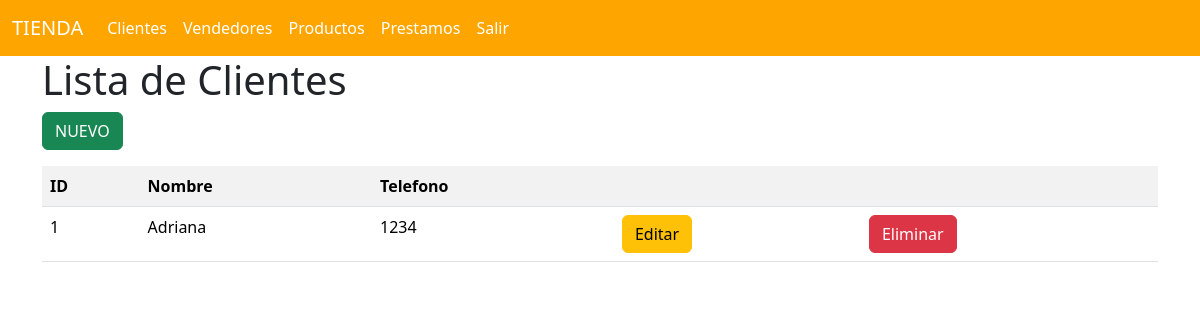
Page /clientes/ on the earlier database version.
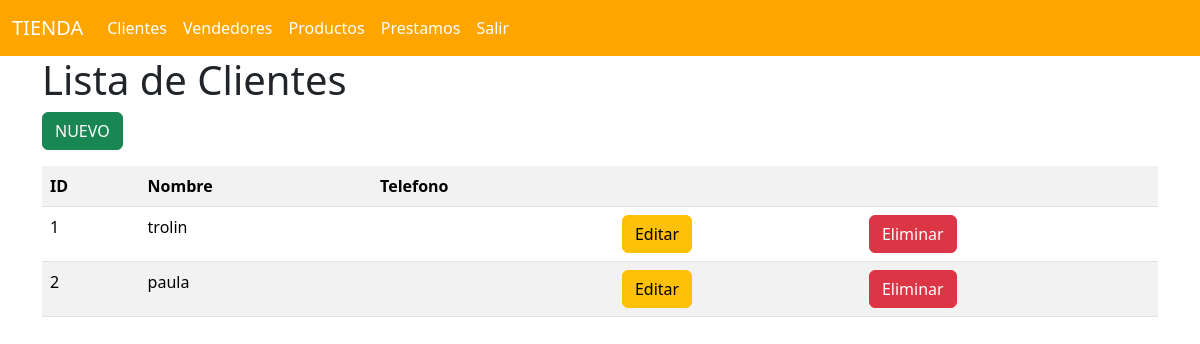
Same page on the later database version.
### models/cliente_model.py (models this page shows, shortened)
class Cliente(db.Model):
    __tablename__ = "cliente"
    id = db.Column(db.Integer, primary_key=True)
    nombre = db.Column(db.String(80), nullable=False)
    telefono = db.Column(db.String(20), nullable=True)
    prestamos = db.relationship('Prestamo', back_populates='cliente')
    @staticmethod
    def get_all():
        return Cliente.query.all()

### controllers/cliente_controller.py (the view)
@cliente_bp.route("/")
def index():
    clientes = Cliente.get_all()
    return cliente_view.list(clientes)

### views/cliente_view.py (called while the page is built)
def list(clientes):
    return render_template('clientes/index.html', clientes = clientes)

### templates/clientes/index.html (shortened to what this page needs)
{% extends 'base.html' %}
{% block content %}
<h1>Lista de Clientes</h1>
<a href="{{url_for('cliente.create')}}" class="btn btn-success mb-3">NUEVO</a>
<table class="table table-striped">
    <tr>
        <th>ID</th>
        <th>Nombre</th>
        <th>Telefono</th>
        <th></th>
        <th></th>
    </tr>
    {% for item in clientes %}
    <tr>
        <td>{{item.id}}</td>
        <td>{{item.nombre}}</td>
        <td>{{item.telefono}}</td>
        <td>
            <a href="{{url_for('cliente.edit',id=item.id)}}" class="btn btn-warning">Editar</a>
        </td>
        <td>
            <a href="{{url_for('cliente.delete', id=item.id)}}" class="btn btn-danger">Eliminar</a>
        </td>
    </tr>
    {% endfor %}
</table>
{% endblock %}

### templates/base.html (shortened to what this page needs)
<!doctype html>
<html lang="es">
<head>
    <link href="https://cdn.jsdelivr.net/npm/bootstrap@5.3.6/dist/css/bootstrap.min.css" rel="stylesheet">
</head>
<body>
    <nav class="navbar navbar-expand-lg custom-navbar">
        <div class="container-fluid">
          <a class="navbar-brand" href="#">TIENDA</a>
          <div class="collapse navbar-collapse" id="navbarNav">
            <ul class="navbar-nav">
              <li class="nav-item">
                <a class="nav-link" aria-current="page" href="/clientes/">Clientes</a>
              </li>
              <li class="nav-item">
                <a class="nav-link" aria-current="page" href="/vendedores/">Vendedores</a>
              </li>
              <li class="nav-item">
                <a class="nav-link" aria-current="page" href="/productos/">Productos</a>
              </li>
              <li class="nav-item">
                <a class="nav-link" aria-current="page" href="/prestamos/">Prestamos</a>
              </li>
              <li class="nav-item">
                <a class="nav-link" href="#">Salir</a>
              </li>
            </ul>
          </div>
        </div>
      </nav>
    <div class="container">
        {% block content %}
        {% endblock %}
    </div>
</body>
</html>

### templates/base.html (style rules this page uses)
.custom-navbar { background-color: orange; }
.custom-navbar .nav-link { color: white; transition: 0.3s; }
.custom-navbar .navbar-brand { color: white; }

Differences in the rows shown:
changed Cliente id 1: nombre "Adriana" → "trolin"; telefono "1234" → (not shown)
added Cliente: id "2", nombre "paula"
